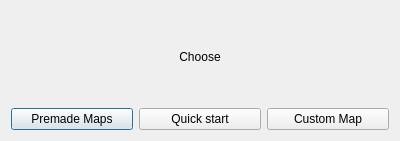
<?xml version="1.0" encoding="UTF-8"?>
<ui version="4.0">
 <class>startButtonMapSelection</class>
 <widget class="QDialog" name="startButtonMapSelection">
  <property name="geometry">
   <rect>
    <x>0</x>
    <y>0</y>
    <width>400</width>
    <height>141</height>
   </rect>
  </property>
  <property name="windowTitle">
   <string>Dialog</string>
  </property>
  <layout class="QVBoxLayout" name="verticalLayout">
   <item>
    <widget class="QLabel" name="label">
     <property name="text">
      <string>Choose</string>
     </property>
     <property name="alignment">
      <set>Qt::AlignCenter</set>
     </property>
    </widget>
   </item>
   <item>
    <layout class="QHBoxLayout" name="horizontalLayout">
     <item>
      <widget class="QPushButton" name="buttPremade">
       <property name="text">
        <string>Premade Maps</string>
       </property>
      </widget>
     </item>
     <item>
      <widget class="QPushButton" name="buttQuick">
       <property name="text">
        <string>Quick start</string>
       </property>
      </widget>
     </item>
     <item>
      <widget class="QPushButton" name="buttCustom">
       <property name="text">
        <string>Custom Map</string>
       </property>
      </widget>
     </item>
    </layout>
   </item>
  </layout>
 </widget>
 <resources/>
 <connections/>
</ui>
